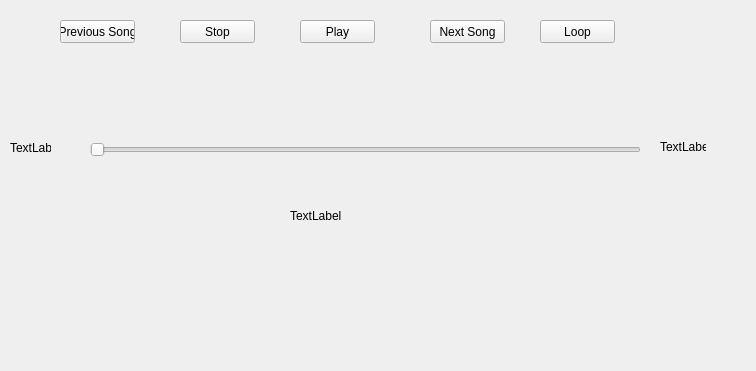
<?xml version="1.0" encoding="UTF-8"?>
<ui version="4.0">
 <class>Form</class>
 <widget class="QWidget" name="Form">
  <property name="geometry">
   <rect>
    <x>0</x>
    <y>0</y>
    <width>756</width>
    <height>371</height>
   </rect>
  </property>
  <property name="windowTitle">
   <string>Form</string>
  </property>
  <widget class="QPushButton" name="prevButton">
   <property name="geometry">
    <rect>
     <x>60</x>
     <y>20</y>
     <width>75</width>
     <height>23</height>
    </rect>
   </property>
   <property name="text">
    <string>Previous Song</string>
   </property>
  </widget>
  <widget class="QPushButton" name="stopButton">
   <property name="geometry">
    <rect>
     <x>180</x>
     <y>20</y>
     <width>75</width>
     <height>23</height>
    </rect>
   </property>
   <property name="text">
    <string>Stop</string>
   </property>
  </widget>
  <widget class="QPushButton" name="playButton">
   <property name="geometry">
    <rect>
     <x>300</x>
     <y>20</y>
     <width>75</width>
     <height>23</height>
    </rect>
   </property>
   <property name="text">
    <string>Play</string>
   </property>
  </widget>
  <widget class="QPushButton" name="nextButton">
   <property name="geometry">
    <rect>
     <x>430</x>
     <y>20</y>
     <width>75</width>
     <height>23</height>
    </rect>
   </property>
   <property name="text">
    <string>Next Song</string>
   </property>
  </widget>
  <widget class="QSlider" name="progessSlider">
   <property name="geometry">
    <rect>
     <x>90</x>
     <y>140</y>
     <width>551</width>
     <height>19</height>
    </rect>
   </property>
   <property name="orientation">
    <enum>Qt::Horizontal</enum>
   </property>
  </widget>
  <widget class="QLabel" name="startLabel">
   <property name="geometry">
    <rect>
     <x>10</x>
     <y>140</y>
     <width>41</width>
     <height>16</height>
    </rect>
   </property>
   <property name="text">
    <string>TextLabel</string>
   </property>
  </widget>
  <widget class="QLabel" name="endLabel">
   <property name="geometry">
    <rect>
     <x>660</x>
     <y>140</y>
     <width>46</width>
     <height>13</height>
    </rect>
   </property>
   <property name="text">
    <string>TextLabel</string>
   </property>
  </widget>
  <widget class="QLabel" name="songInfo">
   <property name="geometry">
    <rect>
     <x>290</x>
     <y>190</y>
     <width>141</width>
     <height>51</height>
    </rect>
   </property>
   <property name="text">
    <string>TextLabel</string>
   </property>
  </widget>
  <widget class="QPushButton" name="loopButton">
   <property name="geometry">
    <rect>
     <x>540</x>
     <y>20</y>
     <width>75</width>
     <height>23</height>
    </rect>
   </property>
   <property name="text">
    <string>Loop</string>
   </property>
  </widget>
 </widget>
 <resources/>
 <connections/>
</ui>
